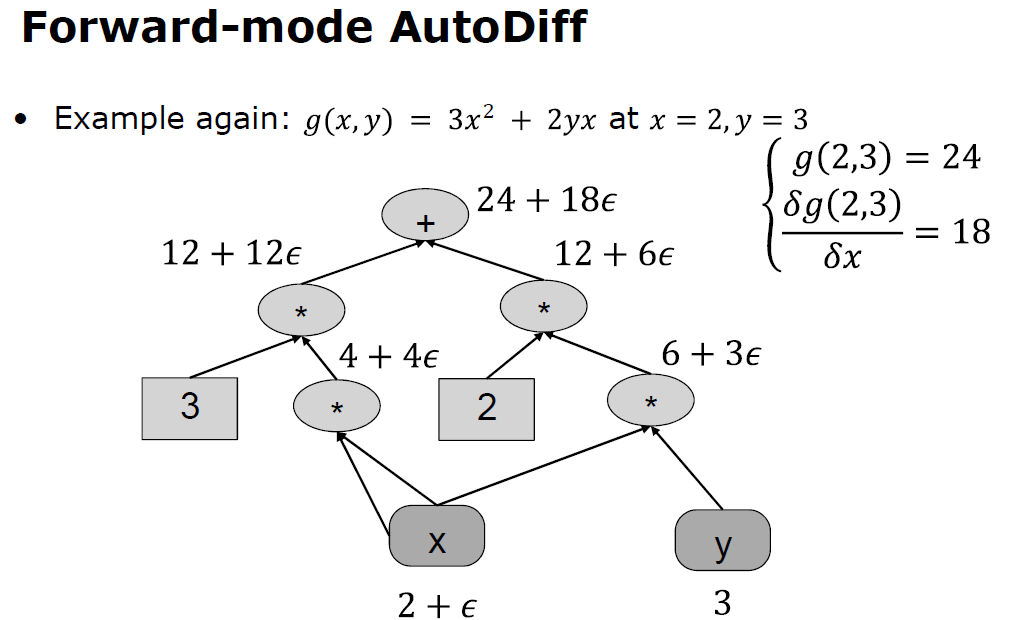
#> input picture LiteratureReviewFormat/Images/autodiff.png, 1012 x 620 px
$ python combine.py
#> lines starting #> are read from the running program, lines starting #| are printed output that depends on the picture
import cv2
import numpy as np

image1 = cv2.imread("./autodiff.png")
#> image1 is the input picture: shape (620, 1012, 3); mean B, G, R 241.8, 241.8, 241.8
image2 = cv2.imread("./reverseautodiff.png")
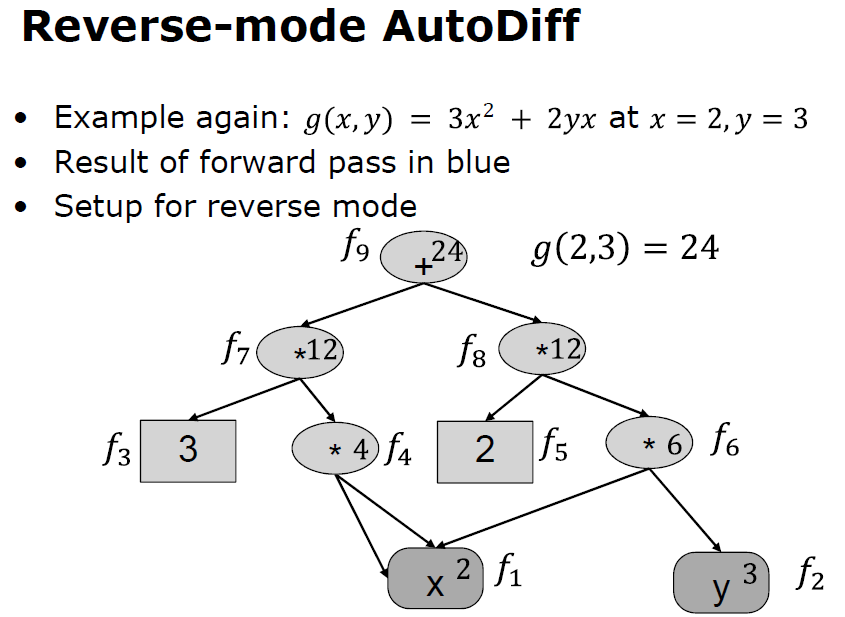
#> input picture LiteratureReviewFormat/Images/reverseautodiff.png, 845 x 617 px
#> image2 is the input picture: shape (617, 845, 3); mean B, G, R 238.2, 238.1, 238.1

x_size = min(image1.shape[0], image2.shape[1])
#> x_size = 620

scale1 = x_size / image1.shape[0]
#> scale1 = 1
scale2 = x_size / image2.shape[0]
#> scale2 = 1


image1 = cv2.resize(image1, None, fx=scale1, fy = scale1)
image2 = cv2.resize(image2, None, fx=scale2, fy = scale2)
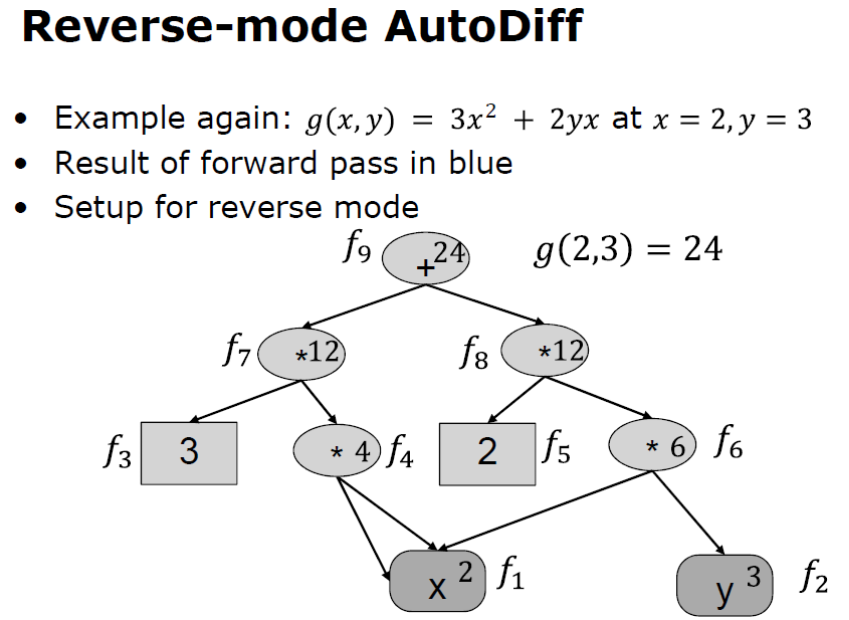
#> image2: shape (620, 849, 3); mean B, G, R 238.2, 238.1, 238.1

image = np.concatenate([image1, image2], axis = 1)
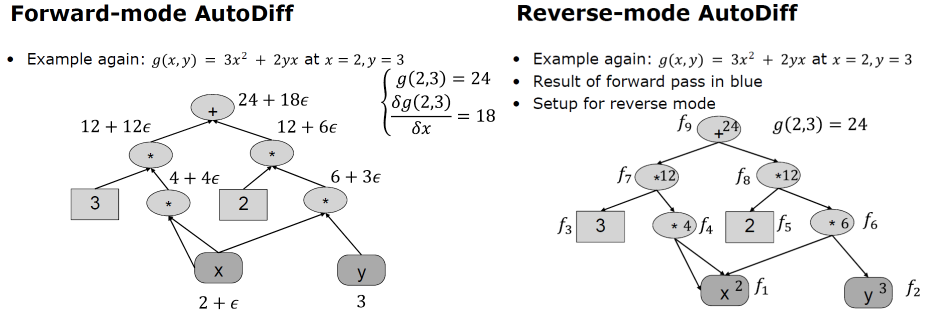
#> image: shape (620, 1861, 3) (shown at 1/2 size); mean B, G, R 240.2, 240.1, 240.1

cv2.imwrite("./autodiffcombine.png", image)
